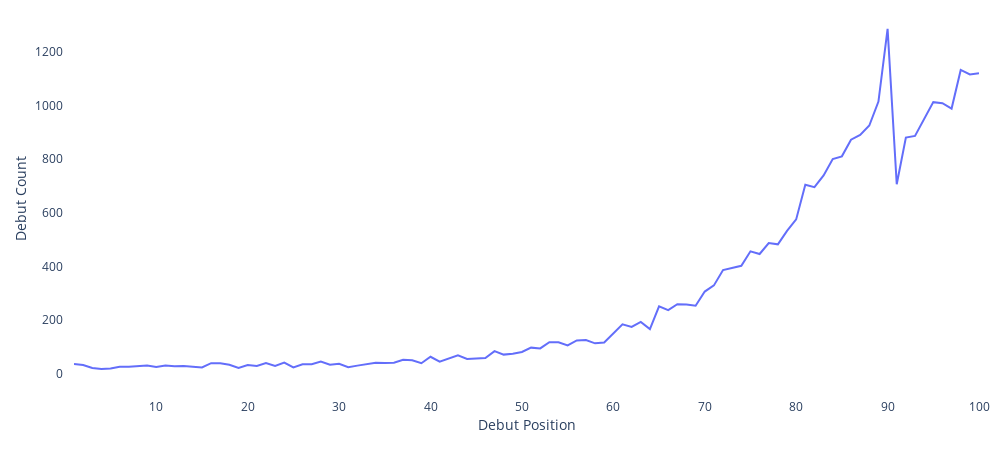

The code cell stored with this chart in its notebook:
### Code cell
fig = go.Figure(go.Scatter(x=(trend_df == 'New').sum(axis = 1).index + 1,
                           y=(trend_df == 'New').sum(axis = 1),
                           mode='lines',
                           name='lines'))
fig.update_layout(width=1000, 
                  height=450, 
                  plot_bgcolor='rgb(255,255,255)',
                  xaxis_title="Debut Position",
                  yaxis_title="Debut Count",
                  margin={'l':10, 'r':10, 'b':10, 't':10, 'pad':10})
fig.show()

### Figure 1 — Plotly figure (JSON) as saved in the notebook; plotly's stock layout.template omitted (floating-point values rounded to 4 significant figures)
{"data": [{"mode": "lines", "name": "lines", "type": "scatter", "x": [1, 2, 3, 4, 5, 6, 7, 8, 9, 10, 11, 12, 13, 14, 15, 16, 17, 18, 19, 20, 21, 22, 23, 24, 25, 26, 27, 28, 29, 30, 31, 32, 33, 34, 35, 36, 37, 38, 39, 40, 41, 42, 43, 44, 45, 46, 47, 48, 49, 50, 51, 52, 53, 54, 55, 56, 57, 58, 59, 60, 61, 62, 63, 64, 65, 66, 67, 68, 69, 70, 71, 72, 73, 74, 75, 76, 77, 78, 79, 80, 81, 82, 83, 84, 85, 86, 87, 88, 89, 90, 91, 92, 93, 94, 95, 96, 97, 98, 99, 100], "y": [37, 33, 22, 18, 20, 27, 27, 30, 31, 26, 31, 29, 30, 27, 24, 40, 40, 34, 22, 33, 30, 41, 30, 42, 24, 36, 36, 46, 34, 38, 25, 31, 36, 42, 41, 42, 53, 51, 40, 64, 46, 58, 69, 56, 58, 59, 85, 72, 75, 82, 98, 95, 118, 118, 106, 125, 126, 114, 117, 150, 185, 175, 194, 167, 252, 238, 260, 259, 254, 307, 330, 387, 396, 403, 457, 447, 488, 483, 533, 576, 705, 696, 740, 801, 811, 873, 891, 926, 1015, 1286, 707, 881, 887, 952, 1013, 1009, 989, 1133, 1116, 1121]}], "layout": {"height": 450, "margin": {"b": 10, "l": 10, "pad": 10, "r": 10, "t": 10}, "plot_bgcolor": "rgb(255,255,255)", "width": 1000, "xaxis": {"autorange": true, "range": [1, 100], "title": {"text": "Debut Position"}, "type": "linear"}, "yaxis": {"autorange": true, "range": [-52.44, 1356.0], "title": {"text": "Debut Count"}, "type": "linear"}}}
